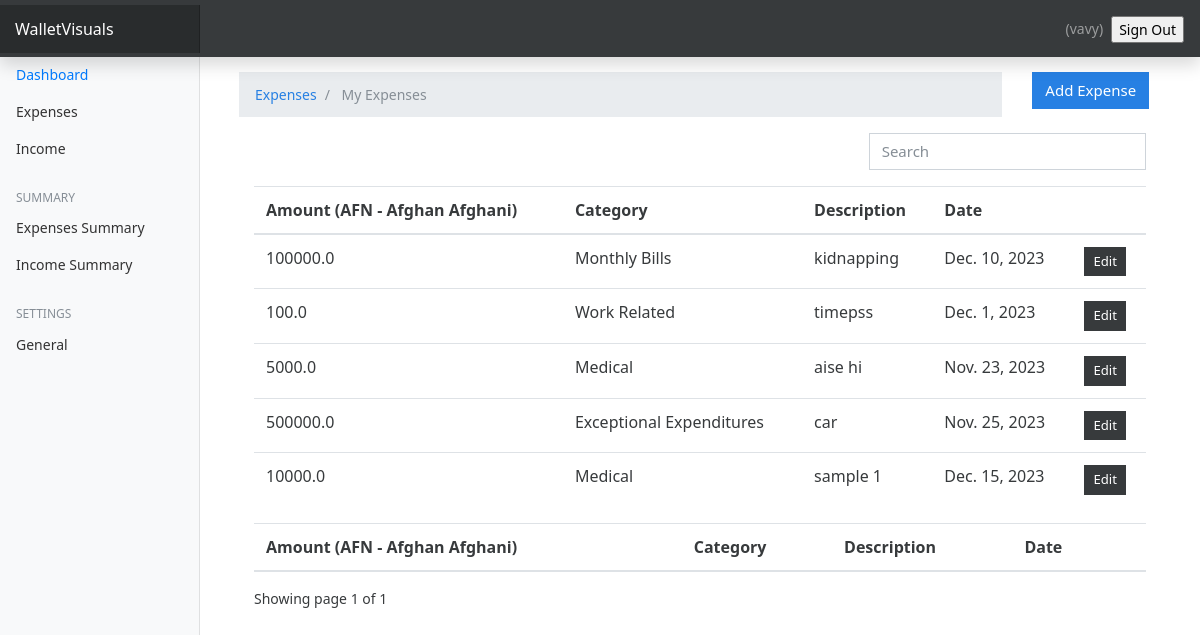
Page /expenses/expense/ (signed in) on the committed database.
### user_preferences/models.py (models this page shows, shortened)
class UserPreference(models.Model):
    user = models.OneToOneField(to=User, on_delete=models.CASCADE)
    currency = models.CharField(max_length=255, blank=True, null=True)

### expenses/models.py (models this page shows, shortened)
class Expense(models.Model):
    amount = models.FloatField()
    date = models.DateField(default=now)
    description = models.TextField()
    owner = models.ForeignKey(to=User, on_delete=models.CASCADE)
    category = models.CharField(max_length=266)
    class Meta:
        ordering: ['-date']

### expenses/views.py (the view)
# urls.py: path('expense/', views.index, name='expense'),
@login_required(login_url='login')
def index(request):
    currency = None
    try:
        user_preference = UserPreference.objects.get(user=request.user)
        currency = user_preference.currency
    except UserPreference.DoesNotExist:
        return redirect('user_preferences:user_preferences')
    categories = Category.objects.all()
    expenses = Expense.objects.filter(owner=request.user)
    paginator = Paginator(expenses, 5)
    page_number = request.GET.get('page')
    page_obj = paginator.get_page(page_number)
    context = {
        'expenses': expenses,
        'page_obj': page_obj,
        'currency': currency
    }
    return render(request, 'index.html', context)

### templates/index.html (shortened to what this page needs)
{% extends 'base.html' %}
{% load static %}
{% block content %}
<div class="container mt-4">
  <div class="row">
    <div class="col-md-10">
      <nav aria-label="breadcrumb">
        <ol class="breadcrumb">
          <li class="breadcrumb-item">
            <a href="">Expenses</a>
          </li>
          <li class="breadcrumb-item active" aria-current="page">
            My Expenses
          </li>
        </ol>
      </nav>
    </div>
    <div class="col-md-2">
      <a href="{% url 'expenses:add_expenses'%}" class="btn btn-primary">Add Expense</a>
    </div>
  </div>
  <div class="container">
    {% include '_messages.html' %} {% if expenses.count %}
    <div class="row">
      <div class="col-md-8"></div>
      <div class="col-md-4">
        <div class="form-group">
          <input type="text" class="form-control" id="searchField" placeholder="Search">
        </div>
      </div>
    </div>
<div class="app-table">
  <table class="table table-stripped table-hover">
    <thead>
      <tr>
        <th>Amount ({{currency}})</th>
        <th>Category</th>
        <th>Description</th>
        <th>Date</th>
        <th></th>
      </tr>
    </thead>
    <tbody>
      {% for expense in page_obj%}
      <tr>
        <td>{{expense.amount}}</td>
        <td>{{expense.category}}</td>
        <td>{{expense.description}}</td>
        <td>{{expense.date}}</td>
        <td>
          <a
            href="{% url 'expenses:edit_expenses' expense.id %}"
            class="btn btn-secondary btn-sm"
            >Edit</a
          >
        </td>
      </tr>
      {% endfor %}
    </tbody>
  </table>
</div>
    <div class="table-output">
      <table class="table table-stripped table-hover">
        <thead>
          <tr>
            <th>Amount ({{currency}})</th>
            <th>Category</th>
            <th>Description</th>
            <th>Date</th>
            <th></th>
          </tr>
        </thead>
      </table>
    </div>
    <div class="pagination-container">
    <div class="">
      Showing page {{page_obj.number}} of {{ page_obj.paginator.num_pages }}
    </div>
    {% endif %}
  </div>
</div>
</div>
{% endblock content %}

### templates/base.html (shortened to what this page needs)
{% load static %}
<html lang="en">
  <head>
    <link href="{% static 'css/bootstrap.min.css'%}" rel="stylesheet" />
    <link href="{% static 'css/main.css'%}" rel="stylesheet" />
    <link rel="stylesheet" href="https://cdnjs.cloudflare.com/ajax/libs/font-awesome/6.0.0-beta3/css/all.min.css">
    <link href="{% static 'css/dashboard.css' %}" rel="stylesheet" />
  </head>
  <body>
    <nav class="navbar navbar-dark fixed-top bg-dark flex-md-nowrap p-0 shadow">
      <a class="navbar-brand col-sm-3 col-md-2 mr-0" href="#">WalletVisuals</a>
      <ul
        class="navbar-nav px-3"
        style="display: flex; flex-direction: row; align-items: center;">
        <li class="nav-item text-nowrap">
          <span class="nav-link" href="">
            ({{request.user.username}})
          </span>
        </li>
        <li class="nav-item text-nowrap mt-3 ml-2">
          <form action="{% url 'logout' %}" method="POST">
            <input
              class="text text-capitalize"
              type="submit"
              value="Sign out"
            />
          </form>
        </li>
      </ul>
    </nav>
    <div class="container-fluid">
      <div class="row">
        {% include '_sidebar.html' %}
        <main role="main" class="col-md-9 ml-sm-auto col-lg-10 px-4">
          {% block content %} {% endblock %}
        </main>
      </div>
    </div>
  </body>
</html>

### finance_track/static/css/dashboard.css (style rules this page uses)
body { font-size: 0.875rem; }
[role="main"] { padding-top: 133px; }
@media (min-width: 768px) { [role="main"] { padding-top: 48px; } }
.navbar-brand { padding-top: 0.75rem; padding-bottom: 0.75rem; font-size: 1rem; background-color: rgba(0, 0, 0, 0.25); box-shadow: inset -1px 0 0 rgba(0, 0, 0, 0.25); }

### rows in the picture
UserPreference: currency "AFN - Afghan Afghani"
Expense: amount "100000.0", category "Monthly Bills", description "kidnapping", date "Dec. 10, 2023"
Expense: amount "100.0", category "Work Related", description "timepss", date "Dec. 1, 2023"
Expense: amount "5000.0", category "Medical", description "aise hi", date "Nov. 23, 2023"
Expense: amount "500000.0", category "Exceptional Expenditures", description "car", date "Nov. 25, 2023"
Expense: amount "10000.0", category "Medical", description "sample 1", date "Dec. 15, 2023"

### other values in the picture
{{ request.user.username }} "vavy"
{{ page_obj.number }} "1"
{{ page_obj.paginator.num_pages }} "1"
